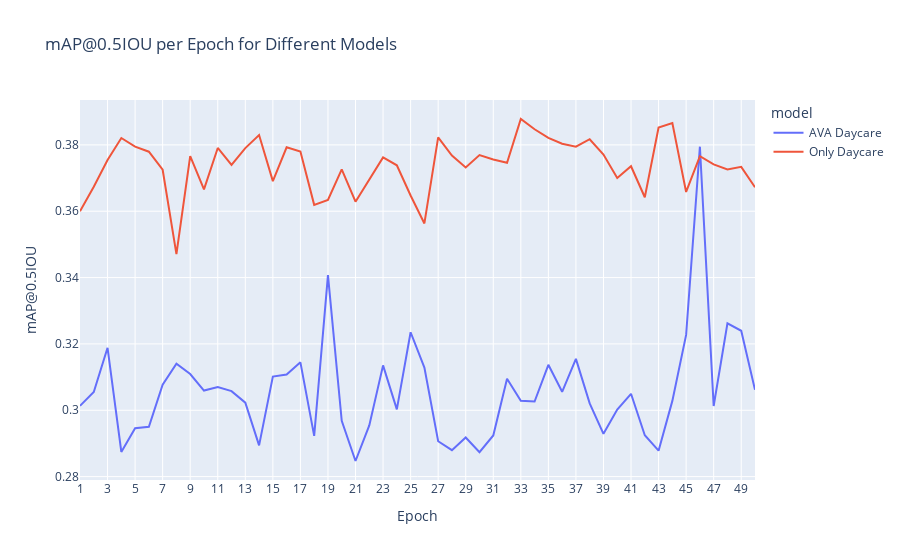

The code cell stored with this chart in its notebook:
### Code cell
# Extract the relevant data
ava_daycare_map = pd.DataFrame(ava_daycare_training_results_per_epoch).T["PascalBoxes_Precision/mAP@0.5IOU"]
only_daycare_map = pd.DataFrame(only_daycare_training_results_per_epoch).T["PascalBoxes_Precision/mAP@0.5IOU"]

# Create DataFrames for plotting
df_ava = pd.DataFrame({'epoch': ava_daycare_map.index, 'mAP@0.5IOU': ava_daycare_map.values, 'model': 'AVA Daycare'})
df_only = pd.DataFrame({'epoch': only_daycare_map.index, 'mAP@0.5IOU': only_daycare_map.values, 'model': 'Only Daycare'})

# Combine the DataFrames
df_combined = pd.concat([df_ava, df_only])

# Create the multi-line chart using Plotly Express
fig = px.line(df_combined,
              x='epoch',
              y='mAP@0.5IOU',
              color='model',
              title='mAP@0.5IOU per Epoch for Different Models',
              labels={'epoch': 'Epoch', 'mAP@0.5IOU': 'mAP@0.5IOU'})
fig.show()

### Figure 1 — Plotly figure (JSON) as saved in the notebook; plotly's stock layout.template omitted (floating-point values rounded to 4 significant figures)
{"data": [{"hovertemplate": "model=AVA Daycare<br>Epoch=%{x}<br>mAP@0.5IOU=%{y}<extra></extra>", "legendgroup": "AVA Daycare", "line": {"color": "#636efa", "dash": "solid"}, "marker": {"symbol": "circle"}, "mode": "lines", "name": "AVA Daycare", "orientation": "v", "showlegend": true, "type": "scatter", "x": ["1", "2", "3", "4", "5", "6", "7", "8", "9", "10", "11", "12", "13", "14", "15", "16", "17", "18", "19", "20", "21", "22", "23", "24", "25", "26", "27", "28", "29", "30", "31", "32", "33", "34", "35", "36", "37", "38", "39", "40", "41", "42", "43", "44", "45", "46", "47", "48", "49", "50"], "xaxis": "x", "y": [0.3013, 0.3055, 0.3188, 0.2875, 0.2946, 0.295, 0.3077, 0.314, 0.3109, 0.306, 0.307, 0.3058, 0.3023, 0.2894, 0.3102, 0.3108, 0.3144, 0.2923, 0.3408, 0.2968, 0.2847, 0.2954, 0.3135, 0.3003, 0.3235, 0.3129, 0.2907, 0.288, 0.2918, 0.2874, 0.2924, 0.3095, 0.3029, 0.3026, 0.3137, 0.3056, 0.3155, 0.3021, 0.2929, 0.3002, 0.305, 0.2925, 0.2878, 0.3028, 0.3227, 0.3795, 0.3013, 0.3262, 0.324, 0.3062], "yaxis": "y"}, {"hovertemplate": "model=Only Daycare<br>Epoch=%{x}<br>mAP@0.5IOU=%{y}<extra></extra>", "legendgroup": "Only Daycare", "line": {"color": "#EF553B", "dash": "solid"}, "marker": {"symbol": "circle"}, "mode": "lines", "name": "Only Daycare", "orientation": "v", "showlegend": true, "type": "scatter", "x": ["1", "2", "3", "4", "5", "6", "7", "8", "9", "10", "11", "12", "13", "14", "15", "16", "17", "18", "19", "20", "21", "22", "23", "24", "25", "26", "27", "28", "29", "30", "31", "32", "33", "34", "35", "36", "37", "38", "39", "40", "41", "42", "43", "44", "45", "46", "47", "48", "49", "50"], "xaxis": "x", "y": [0.36, 0.3674, 0.3754, 0.3821, 0.3795, 0.3779, 0.3725, 0.3471, 0.3766, 0.3666, 0.3791, 0.374, 0.379, 0.383, 0.3691, 0.3793, 0.378, 0.3619, 0.3634, 0.3726, 0.3629, 0.3695, 0.3762, 0.3738, 0.3647, 0.3563, 0.3823, 0.3768, 0.3732, 0.3769, 0.3756, 0.3746, 0.3878, 0.3847, 0.3821, 0.3803, 0.3795, 0.3817, 0.3771, 0.37, 0.3736, 0.3642, 0.3852, 0.3866, 0.3658, 0.3766, 0.3741, 0.3726, 0.3734, 0.3672], "yaxis": "y"}], "layout": {"legend": {"title": {"text": "model"}, "tracegroupgap": 0}, "title": {"text": "mAP@0.5IOU per Epoch for Different Models"}, "xaxis": {"anchor": "y", "domain": [0, 1], "title": {"text": "Epoch"}}, "yaxis": {"anchor": "x", "domain": [0, 1], "title": {"text": "mAP@0.5IOU"}}}}
